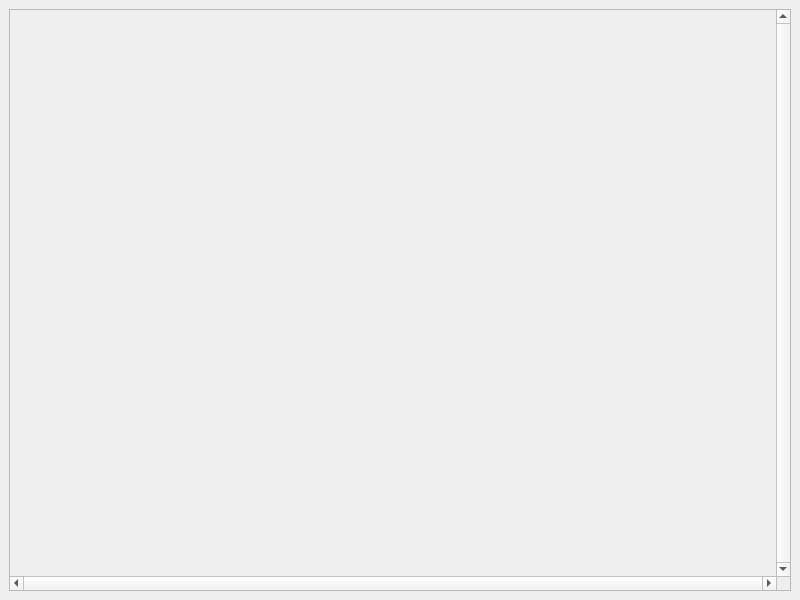
<?xml version="1.0" encoding="UTF-8"?>
<ui version="4.0">
 <class>MainWindow</class>
 <widget class="QMainWindow" name="MainWindow">
  <property name="geometry">
   <rect>
    <x>0</x>
    <y>0</y>
    <width>800</width>
    <height>600</height>
   </rect>
  </property>
  <property name="windowTitle">
   <string>MainWindow</string>
  </property>
  <widget class="QWidget" name="centralwidget">
   <layout class="QVBoxLayout" name="verticalLayout">
    <item>
     <widget class="QScrollArea" name="documentScrollArea">
      <property name="mouseTracking">
       <bool>true</bool>
      </property>
      <property name="verticalScrollBarPolicy">
       <enum>Qt::ScrollBarAlwaysOn</enum>
      </property>
      <property name="horizontalScrollBarPolicy">
       <enum>Qt::ScrollBarAlwaysOn</enum>
      </property>
      <property name="widgetResizable">
       <bool>true</bool>
      </property>
      <widget class="Document" name="scrollAreaWidgetContents">
       <property name="geometry">
        <rect>
         <x>0</x>
         <y>0</y>
         <width>763</width>
         <height>542</height>
        </rect>
       </property>
      </widget>
     </widget>
    </item>
   </layout>
  </widget>
  <widget class="QMenuBar" name="menubar">
   <property name="geometry">
    <rect>
     <x>0</x>
     <y>0</y>
     <width>800</width>
     <height>21</height>
    </rect>
   </property>
  </widget>
 </widget>
 <customwidgets>
  <customwidget>
   <class>Document</class>
   <extends>QWidget</extends>
   <header>Document.h</header>
   <container>1</container>
  </customwidget>
 </customwidgets>
 <resources/>
 <connections/>
</ui>
